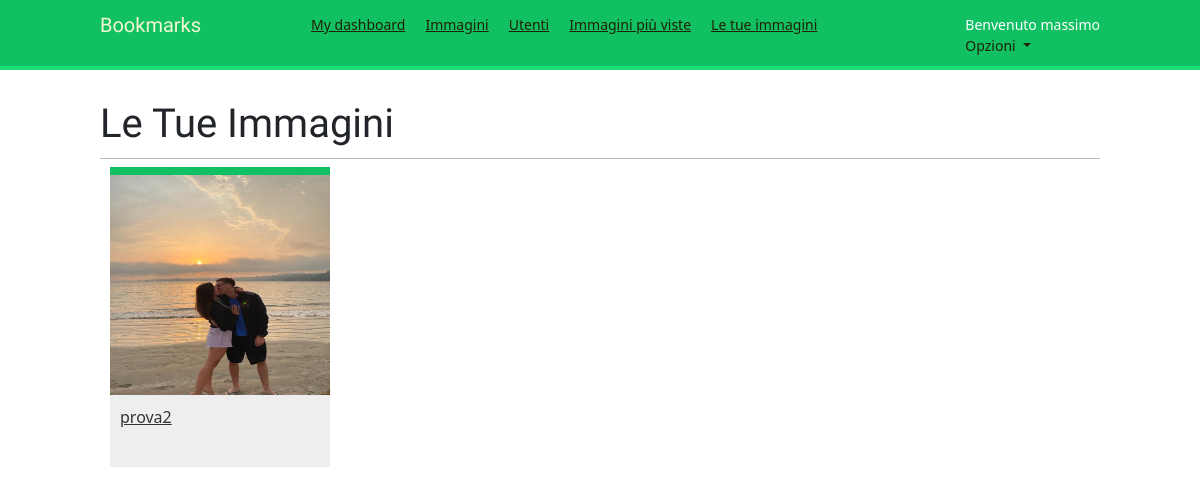
The page /images/images/image_list/ (signed in) on the database as committed earlier.
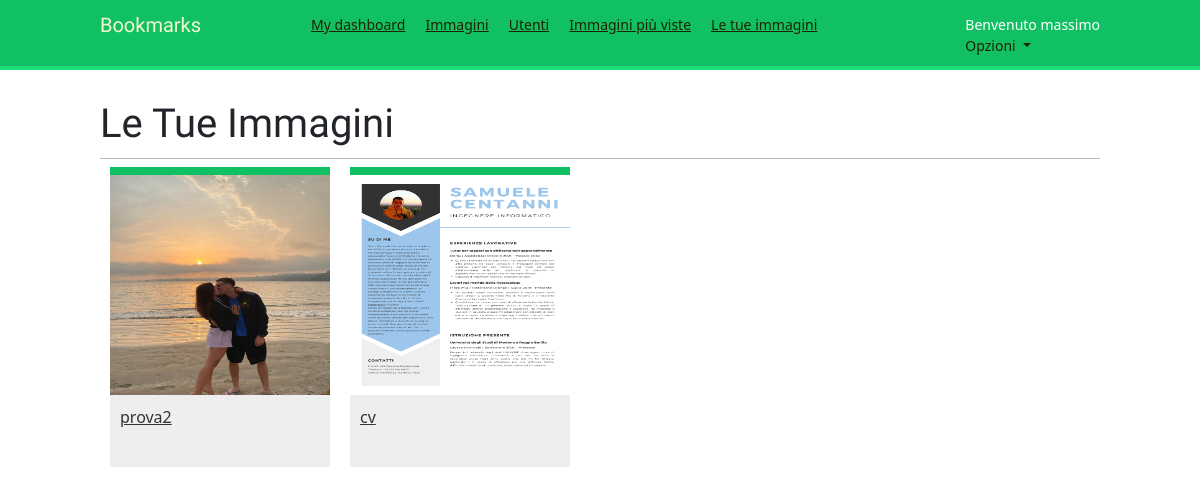
The same page on the database as committed later.
### images/models.py (models this page shows, shortened)
class Image(models.Model):
    user = models.ForeignKey(settings.AUTH_USER_MODEL, related_name='images_created', on_delete=models.CASCADE)
    title = models.CharField(max_length=200)
    slug = models.SlugField(max_length=200, blank=True)
    url = models.URLField(blank=True,)
    image = models.ImageField(blank=True, null=True, upload_to='images/%Y/%m/%d')
    description = models.TextField(blank=True)
    created = models.DateField(auto_now_add=True, db_index=True)
    user_like = models.ManyToManyField(settings.AUTH_USER_MODEL, related_name='images_liked', blank=True)
    total_likes = models.PositiveIntegerField(db_index=True, default=0)
    def get_absolute_url(self):
        return reverse('images:detail', args=[self.id, self.slug])

### images/views.py (the view)
# urls.py: path('images/image_list/', views.user_image_list, name='your_images'),
@login_required
def user_image_list(request):
    images = Image.objects.filter(user=request.user)
    return render(request, 'images/image/user_images_list.html', {'section': 'your_images', 'images': images})

### images/templates/images/image/user_images_list.html (shortened to what this page needs)
{% extends "base.html" %}
{% load thumbnail %}
{% block content %}
<h1>Le Tue Immagini</h1>
<div id="image-list">
    {% if images %}
        {% for image in images %}
            <div class="image">
                <a href="{{ image.get_absolute_url }}">
                    {% thumbnail image.image 300x300 crop="smart" as im %}
                    <img src="{{ im.url }}" alt="{{ image.title }}">
                </a>
                <div class="info">
                    <a href="{{ image.get_absolute_url }}" class="title">
                        {{ image.title }}
                    </a>
                </div>
            </div>
        {% endfor %}
    {% else %}
        <p>Non hai caricato nessuna immagine.</p>
    {% endif %}
</div>
{% endblock %}

### account/templates/base.html (shortened to what this page needs)
<!DOCTYPE html>
<html>
<head>
    {% load static %}
    <link href="{% static "css/base.css" %}" rel="stylesheet">
    <link href="https://cdn.jsdelivr.net/npm/bootstrap@5.3.3/dist/css/bootstrap.min.css" rel="stylesheet">
</head>
<body>
    <div id="header">
        <span class="logo">Bookmarks</span>
        {% if request.user.is_authenticated %}
            <ul class="menu">
                <li {% if section == "dashboard" %}class="selected"{% endif %}>
                    <a href="{% url "dashboard" %}">My dashboard</a>
                </li>
                <li {% if section == "images" %}class="selected"{% endif %}>
                    <a href="{% url "images:list" %}">Immagini</a>
                </li>
                <li {% if section == "people" %}class="selected"{% endif %}>
                    <a href="{% url "user_list" %}">Utenti</a>
                </li>
                <li {% if section == "images" %}class="selected"{% endif %}>
                    <a href="{% url "images:ranking" %}">Immagini più viste</a>
                </li>
                <li {% if section == "people" %}class="selected"{% endif %}>
                    <a href="{% url "images:your_images" %}">Le tue immagini</a>
                </li>
            </ul>
        {% endif %}
        <span class="user">
            {% if request.user.is_authenticated %}
             Benvenuto {{ request.user.first_name }}
                    <a class="nav-link dropdown-toggle" href="#" role="button" data-bs-toggle="dropdown" aria-expanded="false">
                      Opzioni
                    </a>
            {% else %}
                <a href="{% url "login" %}">Login</a>
            {% endif %}
        </span>
    </div>
    <div id="content">
        {% block content %}
        {% endblock %}
    </div>
</body>
</html>

### account/static/css/base.css (style rules this page uses)
body { margin:0; padding:0; font-family:helvetica, sans-serif; }
a { color:#12c064; text-decoration:none; }
h1, h2, h3, h4, h5 , h6 { font-family: 'Muli', sans-serif; font-weight:normal; }
h1 { border-bottom:1px solid #bbb; padding:0 0 10px 0; margin:10px 0 20px 0; }
#header { padding:10px 100px; font-size:14px; background:#12c064; color:#fff; border-bottom:4px solid #1cdf78; overflow:auto; }
#header .logo { font-family: 'Muli', sans-serif; float:left; color:#f3f7cc; font-size:20px; margin-right:10%; }
#header ul.menu { list-style:none; float:left; margin:0; padding:0; }
#header ul.menu li { float:left; padding:4px 10px; }
#header a { color:#1e2201; }
#header .user { float:right; padding-top:4px; }
#content { padding:30px 100px; }
#image-list { overflow:hidden; }
#image-list .image { float:left; width:220px; height:300px; margin:0 10px 10px 10px; border-top:8px solid #12c064; background:#eee; }
#image-list img { width:220px; height:220px; }
#image-list .info { padding:10px; }
#image-list .info a { color:#333; }

Rows that differ between the two databases and show on the page:
added Image: shows a picture, title "cv"
